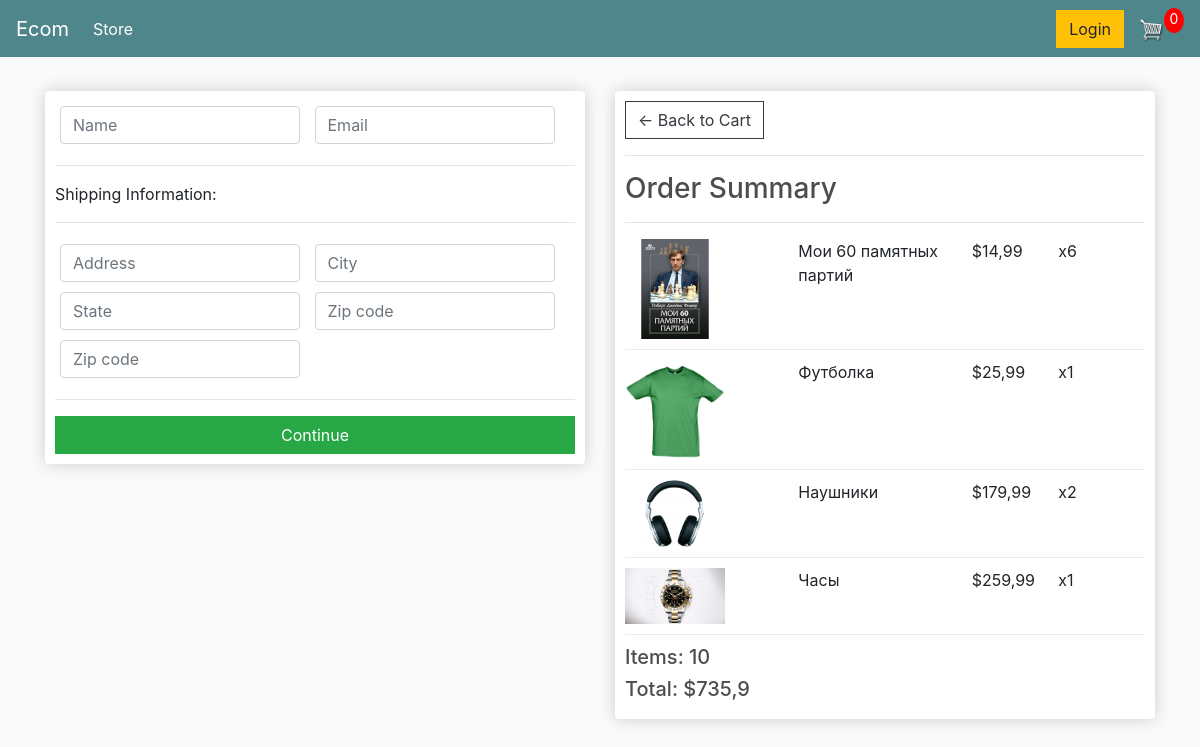
/checkout/ (signed in), run on an earlier commit of the app's database.
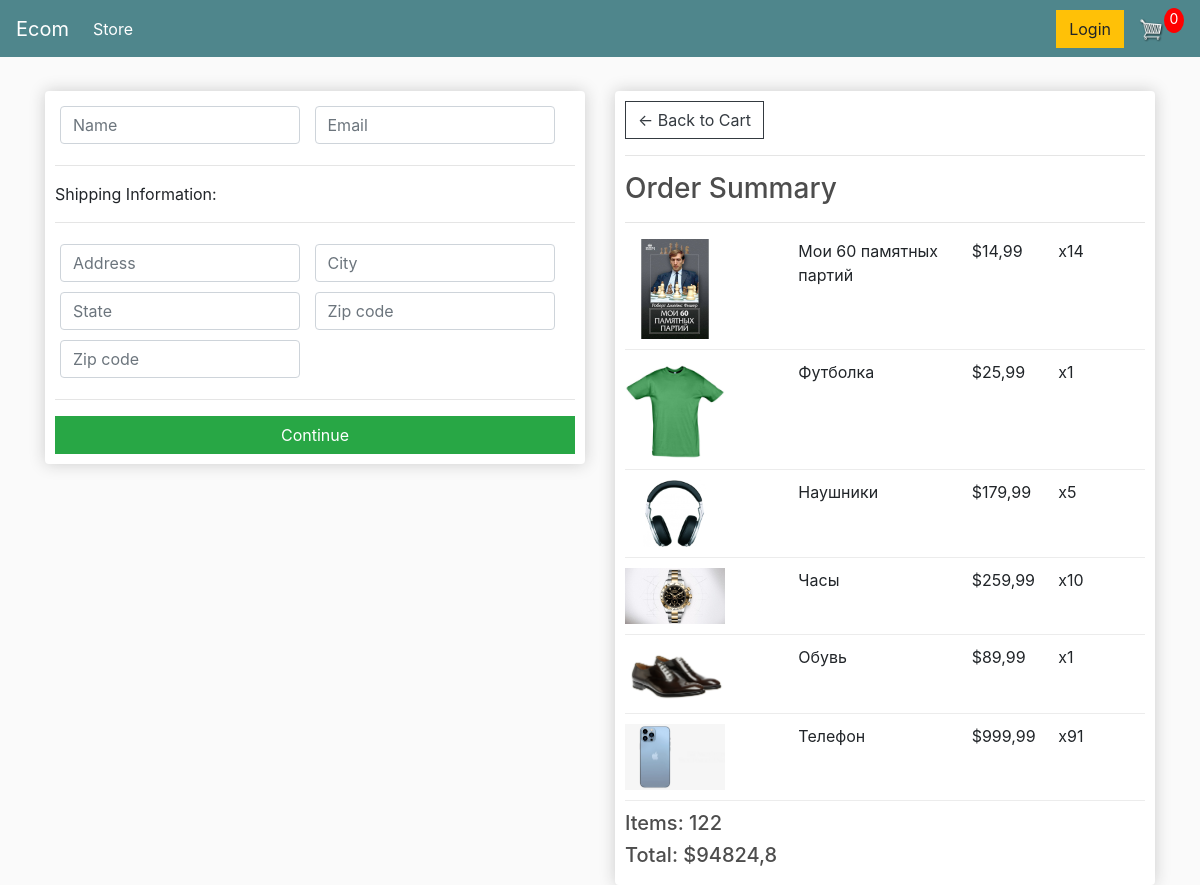
And on a later commit of the database.
### store/models.py (models this page shows, shortened)
class OrderItem(models.Model):          # Единица заказа, т.е сам продукт но с количеством
    product = models.ForeignKey(Product, on_delete=models.SET_NULL, null = True)
    order = models.ForeignKey(Order, on_delete=models.SET_NULL,null = True)
    quantity = models.IntegerField(default=0, null = True, blank=True)
    date_added = models.DateTimeField(auto_now_add=True)
    @property
    def get_total(self):
        return self.product.price * self.quantity
    class Meta:
        verbose_name = 'Составляющее заказа'
        verbose_name_plural = 'Составляющeе заказа'

class Product(models.Model):           # Продукт который покупает клиент
    name = models.CharField(max_length=200,null = True)
    price = models.FloatField()
    digital = models.BooleanField(default = False, null = True, blank = False)
    image = models.ImageField(null=True, blank=True)
    @property                   # пишем эту функцию в html при выводе фото
    def imageURL(self):         # без этой функции при отсутствии фото на какой-нибудь из записей
        try:                    # при попытке запуска сервера будет бросаться исключение
            url = self.image.url
        except:
            url = ''
        return url
    class Meta:
        verbose_name = 'Товар'
        verbose_name_plural = 'Товары'

class Order(models.Model):            # Заказ
    customer = models.ForeignKey(Customer, on_delete=models.SET_NULL, null = True, blank = True)
    date_ordered = models.DateTimeField(auto_now_add=True)
    complete = models.BooleanField(default=False, null = True, blank=False)
    transaction_id = models.CharField(max_length=200, null = True)
    @property
    def get_cart_total(self):
        orderitems = self.orderitem_set.all()   # получаем querrySet
        total = sum([item.get_total for item in orderitems])
        return total
    @property
    def get_cart_items(self):
        orderitems = self.orderitem_set.all()
        total = sum([item.quantity for item in orderitems])
        return total
    class Meta:
        verbose_name = 'Заказ'
        verbose_name_plural = 'Заказы'

### store/views.py (the view)
# urls.py: path('checkout/', views.checkout, name='checkout'),
def checkout(request):
    if request.user.is_authenticated:
        customer = request.user.customer
        order, created = Order.objects.get_or_create(customer=customer, complete=False)
        items = order.orderitem_set.all()
    else:
        items = []
        order = {'get_cart_total': 0, 'get_cart_items': 0}
    context = {'items': items, 'order': order}
    return render(request, 'store/checkout.html', context)

### store/templates/store/checkout.html (shortened to what this page needs)
{% extends 'store/base.html' %}
{% load static %}
{% block content %}
     <div class="row">
		<div class="col-lg-6">
			<div class="box-element" id="form-wrapper">
				<form id="form">
					<div id="user-info">
						<div class="form-field">
							<input required class="form-control" type="text" name="name" placeholder="Name">
						</div>
						<div class="form-field">
							<input required class="form-control" type="email" name="email" placeholder="Email">
						</div>
					</div>
					<div id="shipping-info">
						<hr>
						<p>Shipping Information:</p>
						<hr>
						<div class="form-field">
							<input class="form-control" type="text" name="address" placeholder="Address">
						</div>
						<div class="form-field">
							<input class="form-control" type="text" name="city" placeholder="City">
						</div>
						<div class="form-field">
							<input class="form-control" type="text" name="state" placeholder="State">
						</div>
						<div class="form-field">
							<input class="form-control" type="text" name="zipcode" placeholder="Zip code">
						</div>
						<div class="form-field">
							<input class="form-control" type="text" name="country" placeholder="Zip code">
						</div>
					</div>
					<hr>
					<input id="form-button" class="btn btn-success btn-block" type="submit" value="Continue">
				</form>
			</div>
			<br>
		</div>
		<div class="col-lg-6">
			<div class="box-element">
				<a  class="btn btn-outline-dark" href="{% url 'cart' %}">&#x2190; Back to Cart</a>
				<hr>
				<h3>Order Summary</h3>
				<hr>
				{% for item in items %}
				<div class="cart-row">
					<div style="flex:2"><img class="row-image" src="{{ item.product.imageURL }}"></div>
					<div style="flex:2"><p>{{ item.product.name}}</p></div>
					<div style="flex:1"><p>${{ item.product.price }}</p></div>
					<div style="flex:1"><p>x{{ item.quantity }}</p></div>
				</div>
					{% endfor %}
				<h5>Items:   {{order.get_cart_items|floatformat}}</h5>
				<h5>Total:   ${{order.get_cart_total|floatformat}}</h5>
			</div>
		</div>
	</div>
{% endblock content %}

What changed in the data, as far as the page shows it:
changed OrderItem "Мои 60 памятных партий": quantity "6" → "14"
changed OrderItem "Наушники": quantity "2" → "5"
changed OrderItem "Часы": quantity "1" → "10"
added OrderItem: product.imageURL (picture), product.name "Обувь", product.price "89,99", quantity "1"
added OrderItem: product.imageURL (picture), product.name "Телефон", product.price "999,99", quantity "91"
changed through a linked row, Order: get_cart_items "10" → "122"; get_cart_total "735,9" → "94824,8"
